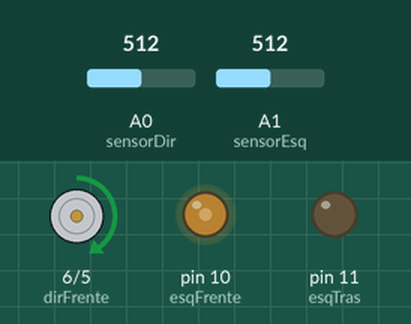
The sketch below on a simulated Arduino Uno, built with avr-gcc and run on an emulated ATmega328P. On the bench: motor-driver pin pairs drawn as motors (green arrow = first pin HIGH = forward, orange = second pin HIGH = backward, longer = more drive), output pins drawn as LEDs (lit = HIGH). Inputs (shaded band) come from the test bench; at power-on: A0 (sensorDir) = 512, A1 (sensorEsq) = 512.

Above: at 1.2 s.
1.3 s: A0 (sensorDir) set to 411
2.8 s: A0 (sensorDir) set to 385
At 4.1 s:
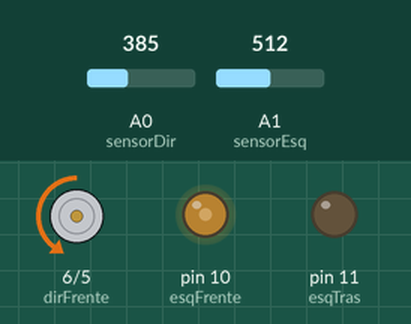
Timing chart, 0 to 5.8 s (numbered marks = the images above; inputs shaded):
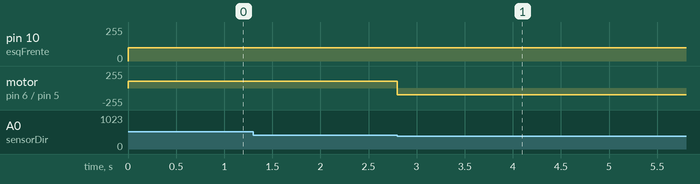

The sketch:

seguidor_analogicread.ino
```cpp
// Define os pinos dos sensores TCRT5000
#define sensorDir A0
#define sensorEsq A1

// Define o limiar para distinguir entre a linha e o fundo
int threshold = 400;

// Define os pinos dos motores no L298N
#define dirFrente 6
#define dirTras 5
#define esqFrente 10
#define esqTras 11

// Define as direções dos motores
#define FRENTE 1
#define PARADO 0
#define TRAS -1

 byte velocidade = 100;

// DECLARAÇÃO DE FUNÇÕES
void configMotor();
void motorEsq(int direcao);
void motorDir(int direcao);

void setup() {
  pinMode(sensorDir, INPUT);
  pinMode(sensorEsq, INPUT);
  configMotor();
}

void loop() {
  // Lê os valores dos sensores TCRT5000
  int valorSensorDir = analogRead(sensorDir);
  int valorSensorEsq = analogRead(sensorEsq);

  // Verifica os valores dos sensores e toma decisões com base neles
  if (valorSensorDir > threshold && valorSensorEsq > threshold) {
    // Ambos os sensores estão sobre a cor preta - siga em frente
    motorEsq(FRENTE);
    motorDir(FRENTE);
  } else if (valorSensorDir > threshold && valorSensorEsq <= threshold) {
    // Apenas o sensor da esquerda está sobre a linha branca - vire à esquerda
    motorEsq(TRAS);
    motorDir(FRENTE);
  } else if (valorSensorDir <= threshold && valorSensorEsq > threshold) {
    // Apenas o sensor da direita está sobre a linha branca - vire à direita
    motorEsq(FRENTE);
    motorDir(TRAS);
  }
}

// Função para configurar os pinos dos motores
void configMotor() {
  pinMode(dirFrente, OUTPUT);
  pinMode(dirTras, OUTPUT);
  pinMode(esqFrente, OUTPUT);
  pinMode(esqTras, OUTPUT);

  digitalWrite(dirFrente, LOW);
  digitalWrite(dirTras, LOW);
  digitalWrite(esqFrente, LOW);
  digitalWrite(esqTras, LOW);
}

// Função para controlar o motor esquerdo
void motorEsq(int direcao) {
  switch (direcao) {
    case -1:
      digitalWrite(esqFrente, LOW);
      analogWrite(esqTras, velocidade);
      break;
    case 0:
      digitalWrite(esqFrente, HIGH);
      digitalWrite(esqTras, HIGH);
      break;
    case 1:
      analogWrite(esqFrente, velocidade);
      digitalWrite(esqTras, LOW);
      break;
  }
}

// Função para controlar o motor direito
void motorDir(int direcao) {
  switch (direcao) {
    case -1:
      digitalWrite(dirFrente, LOW);
      analogWrite(dirTras, velocidade);
      break;
    case 0:
      digitalWrite(dirFrente, HIGH);
      digitalWrite(dirTras, HIGH);
      break;
    case 1:
      analogWrite(dirFrente, velocidade);
      digitalWrite(dirTras, LOW);
      break;
  }
}
```

Measured:
- the behaviour switches between 401 and 400 on A0 (sensorDir) (found by bisection; images 0 and 1)
- after the input at 1.3 s, every drawn part: stays the same
- after the input at 2.8 s, motor on pin 6 (dirFrente) / pin 5 (dirTras): forward 100/255 → backward 100/255 at once
